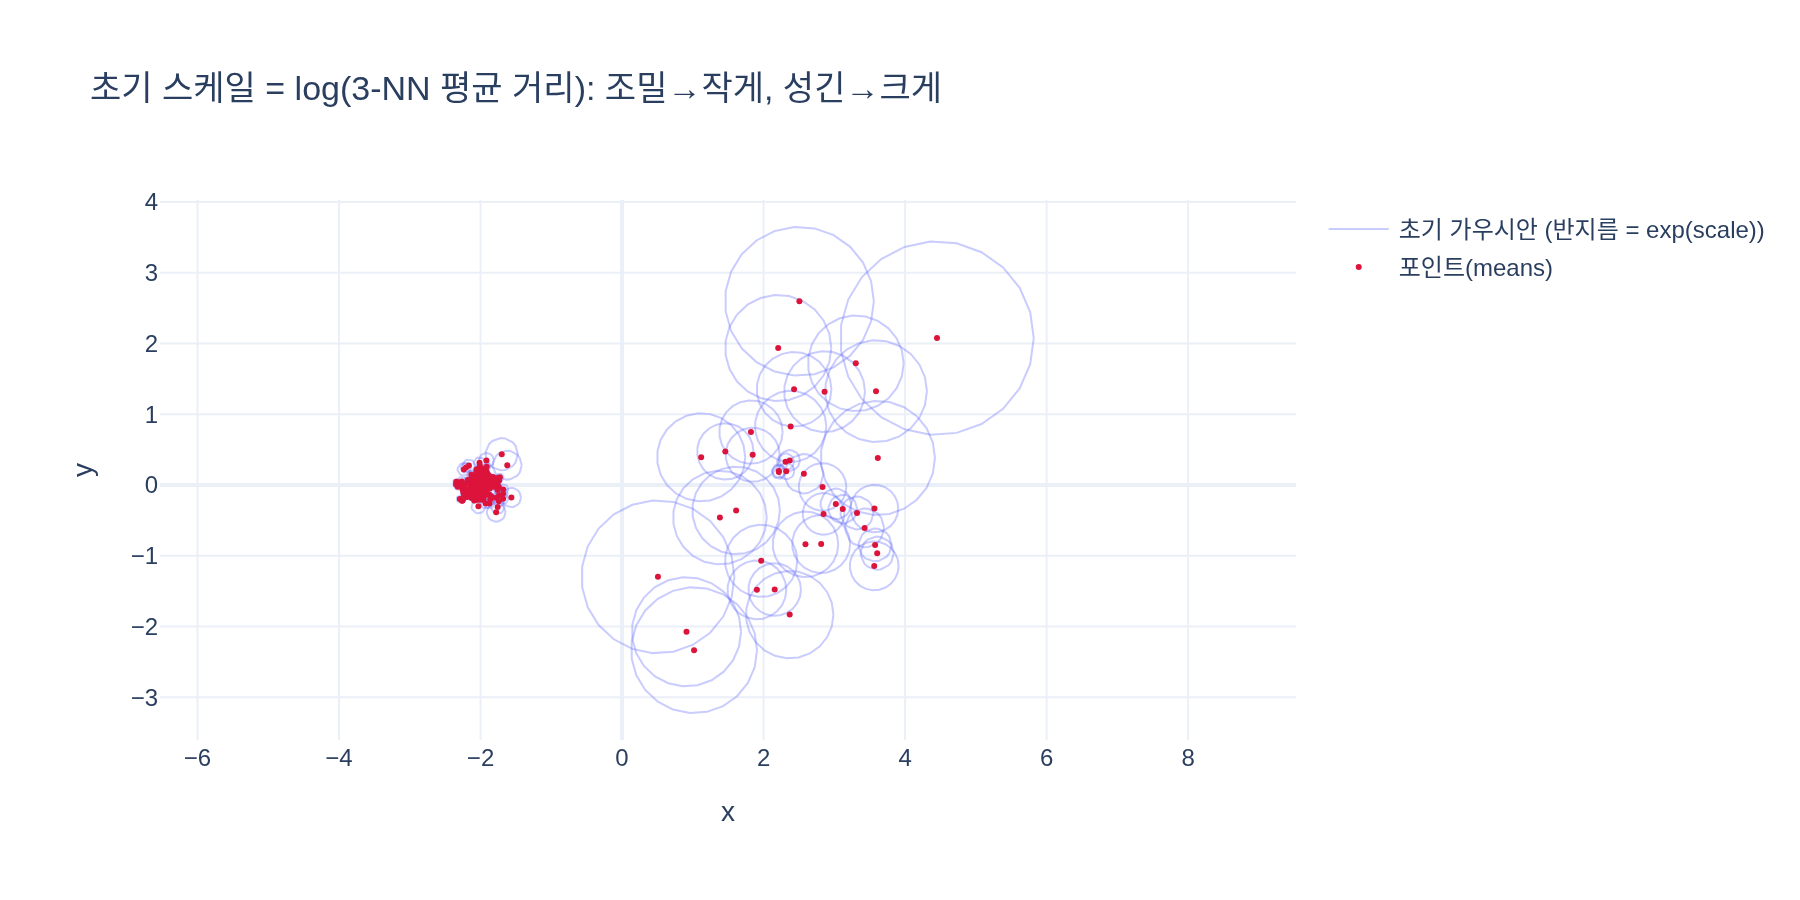

Here is the Python script that generated this plot:
# %% [markdown]
# # 가우시안 초기 스케일(scales)은 어떻게 정해지는가?
#
# Splatfacto(`populate_modules`)는 SfM 포인트(또는 랜덤 포인트)마다
# **k=3 최근접 이웃까지의 거리 평균**을 구해 초기 스케일로 쓴다:
#
# $$\bar{d}_i = \frac{1}{3}\sum_{j=1}^{3} d_{ij}, \qquad
# s_i = \log \bar{d}_i \;\;(\text{3축에 동일 복제})$$
#
# - 스케일 파라미터는 **log 공간**에 저장되고, 렌더 시 `torch.exp(scales)`로 되돌린다
#   (양수 보장 + 곱셈적 스케일을 덧셈적으로 최적화).
# - 효과: **점이 조밀한 곳 → 이웃 거리 작음 → 작은 가우시안**,
#   **성긴 곳 → 이웃 거리 큼 → 큰 가우시안**. 초기 상태에서 표면을 빈틈없이 덮는다.
#
# 원본 코드 (nerfstudio/models/splatfacto.py):
# ```python
# distances, _ = k_nearest_sklearn(means.data, 3)
# avg_dist = distances.mean(dim=-1, keepdim=True)
# scales = torch.nn.Parameter(torch.log(avg_dist.repeat(1, 3)))
# ```

# %%
# 필요 패키지: torch, scikit-learn, numpy, plotly, kaleido
import numpy as np
import torch
from sklearn.neighbors import NearestNeighbors


def _show(fig):
    try:
        from IPython import get_ipython
        if get_ipython() is not None:  # VSCode 셀/Jupyter에서만 렌더링
            fig.show()
    except ImportError:
        pass

# %% [markdown]
# ## 1. 장난감 포인트 클라우드: 조밀한 영역 + 성긴 영역 (2D)
#
# 왼쪽에는 촘촘한 클러스터(200점, 표준편차 0.15),
# 오른쪽에는 듬성듬성한 클러스터(40점, 표준편차 1.0)를 놓는다.

# %%
rng = np.random.default_rng(42)
dense = rng.normal(loc=[-2.0, 0.0], scale=0.15, size=(200, 2))
sparse = rng.normal(loc=[+2.5, 0.0], scale=1.0, size=(40, 2))
points = np.vstack([dense, sparse]).astype(np.float32)
means = torch.from_numpy(points)  # splatfacto의 means에 해당
print("points:", means.shape, "| dense 200개 + sparse 40개")
# 출력: points: torch.Size([240, 2]) | dense 200개 + sparse 40개

# %% [markdown]
# ## 2. `k_nearest_sklearn(means, 3)` 재현
#
# nerfstudio 구현 그대로: `NearestNeighbors(n_neighbors=k+1)`로 찾은 뒤
# **첫 열(자기 자신, 거리 0)을 버려서** 진짜 이웃 k개의 거리만 남긴다.

# %%
def k_nearest_sklearn(x: torch.Tensor, k: int):
    x_np = x.cpu().numpy()
    nn_model = NearestNeighbors(n_neighbors=k + 1).fit(x_np)
    distances, indices = nn_model.kneighbors(x_np)
    # 자기 자신(distances[:, 0] == 0) 제외
    return (
        torch.tensor(distances[:, 1:], dtype=torch.float32),
        torch.tensor(indices[:, 1:], dtype=torch.int64),
    )


distances, _ = k_nearest_sklearn(means, 3)
print("distances:", distances.shape)          # (N, 3) — 각 점의 3개 이웃 거리
print("첫 점의 3-NN 거리:", distances[0].numpy())
# 출력: distances: torch.Size([240, 3])
# 출력: 첫 점의 3-NN 거리: [0.0155     0.01811043 0.02034284]

# %% [markdown]
# ## 3. 스케일 초기화: 평균 → log → 3축 복제
#
# $$s_i = \log\bar{d}_i,\qquad \text{scales} \in \mathbb{R}^{N\times 3}$$

# %%
avg_dist = distances.mean(dim=-1, keepdim=True)              # (N, 1)
scales = torch.nn.Parameter(torch.log(avg_dist.repeat(1, 3)))  # (N, 3) — 3축 동일(등방 초기화)
print("scales:", scales.shape)
print("첫 점 scales(log 공간):", scales[0].detach().numpy())
print("exp(scales) = 실제 크기:", torch.exp(scales[0]).detach().numpy())
# 출력: scales: torch.Size([240, 3])
# 출력: 첫 점 scales(log 공간): [-4.0182495 -4.0182495 -4.0182495]
# 출력: exp(scales) = 실제 크기: [0.01798442 0.01798442 0.01798442]

# %% [markdown]
# ## 4. 조밀 vs 성긴 영역 비교
#
# 같은 코드가 밀도에 자동으로 적응하는지 확인한다.

# %%
avg_np = avg_dist.squeeze(-1).numpy()
d_mean, s_mean = avg_np[:200].mean(), avg_np[200:].mean()
print(f"조밀 영역 평균 3-NN 거리: {d_mean:.4f}  -> log = {np.log(d_mean):+.3f}")
print(f"성긴 영역 평균 3-NN 거리: {s_mean:.4f}  -> log = {np.log(s_mean):+.3f}")
print(f"초기 가우시안 크기 비율(성긴/조밀): x{s_mean / d_mean:.1f}")
# 출력: 조밀 영역 평균 3-NN 거리: 0.0340  -> log = -3.382
# 출력: 성긴 영역 평균 3-NN 거리: 0.4800  -> log = -0.734
# 출력: 초기 가우시안 크기 비율(성긴/조밀): x14.1

# %% [markdown]
# ## 5. 시각화
#
# 각 점을 중심으로 반지름 $\exp(s_i)=\bar{d}_i$ 인 원(= 초기 가우시안의 1σ 크기)을 그린다.
# 조밀한 클러스터는 작은 원으로 촘촘히, 성긴 클러스터는 큰 원으로 듬성듬성 덮이는 것을 볼 수 있다.

# %%
import plotly.graph_objects as go

fig = go.Figure()
theta = np.linspace(0, 2 * np.pi, 24)
radii = np.exp(scales[:, 0].detach().numpy())  # = avg_dist

# 초기 가우시안(원) — 하나의 trace로 묶어서 그림
xs, ys = [], []
for (cx, cy), r in zip(points, radii):
    xs.extend((cx + r * np.cos(theta)).tolist() + [None])
    ys.extend((cy + r * np.sin(theta)).tolist() + [None])
fig.add_trace(go.Scatter(x=xs, y=ys, mode="lines",
                         line=dict(color="rgba(99,110,250,0.35)", width=1),
                         name="초기 가우시안 (반지름 = exp(scale))"))
fig.add_trace(go.Scatter(x=points[:, 0], y=points[:, 1], mode="markers",
                         marker=dict(size=3, color="crimson"), name="포인트(means)"))
fig.update_layout(
    title="초기 스케일 = log(3-NN 평균 거리): 조밀→작게, 성긴→크게",
    xaxis_title="x", yaxis_title="y",
    yaxis=dict(scaleanchor="x", scaleratio=1),
    width=900, height=450, template="plotly_white",
)
_show(fig)

import os
_here = os.path.dirname(os.path.abspath(__file__)) if "__file__" in dir() else "."
fig.write_image(os.path.join(_here, "expy.png"), scale=2)
print("expy.png 저장 완료")
# 출력: expy.png 저장 완료

# %% [markdown]
# ## 정리
#
# | 단계 | 코드 | 의미 |
# |---|---|---|
# | 1 | `k_nearest_sklearn(means, 3)` | 각 점의 3-NN 거리 (자기 자신 제외) |
# | 2 | `distances.mean(dim=-1, keepdim=True)` | 이웃 거리 평균 $\bar{d}_i$ → 국소 밀도의 역수 역할 |
# | 3 | `torch.log(avg_dist.repeat(1, 3))` | log 공간 저장 + 3축 동일 복제(등방 초기화) |
#
# 렌더링 시에는 `torch.exp(scales)`로 복원되므로, 학습 시작 시점의 가우시안은
# 정확히 "이웃까지 평균 거리" 크기를 갖는다 — 빈틈도, 과도한 겹침도 적은 출발점.
